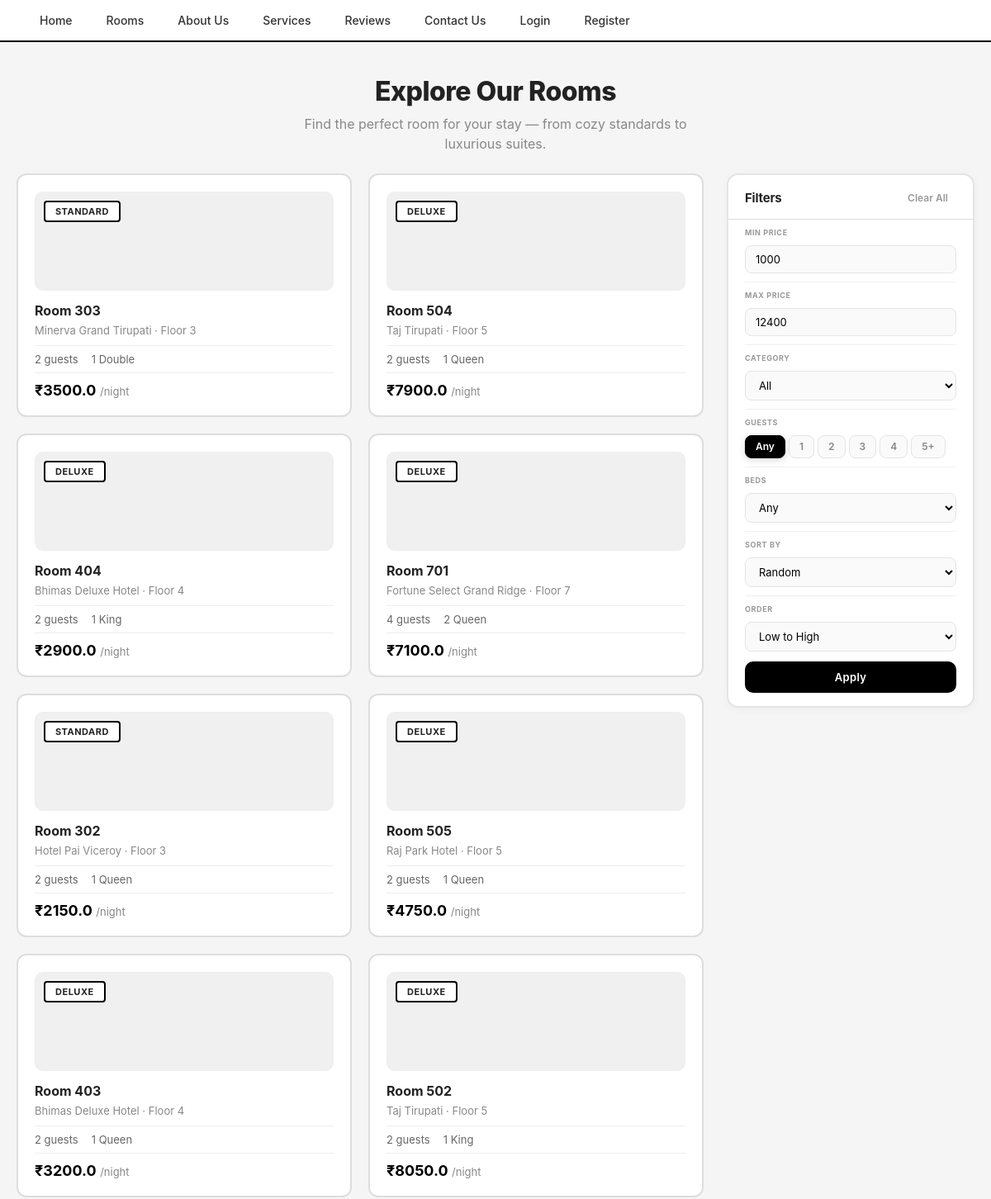
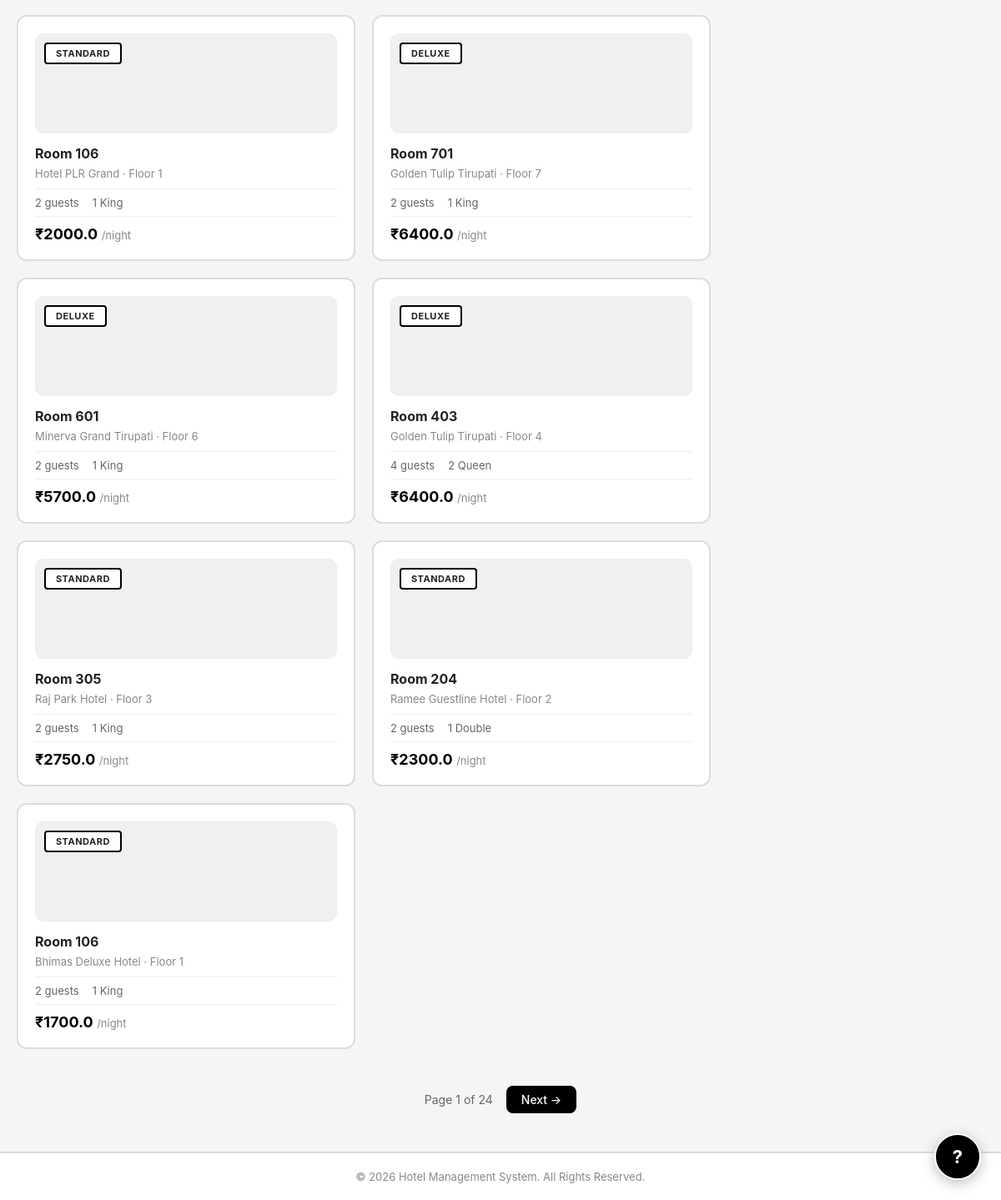
Screenshot of /rooms with the database file from the repository (2 pictures, top to bottom).
### hotel/models.py (models this page shows, shortened)
class Room(db.Model):
    room_id=db.Column(db.Integer,primary_key=True)
    room_no=db.Column(db.Integer,nullable=False,index=True)
    hotel_id=db.Column(db.Integer,db.ForeignKey("hotel.hotel_id"),nullable=False,index=True)
    category=db.Column(db.String(20),index=True,nullable=False)
    capacity=db.Column(db.Integer,nullable=False)
    beds=db.Column(db.String(20),nullable=False)
    current_price=db.Column(db.Float,nullable=False,index=True)
    floor=db.Column(db.Integer,nullable=False)
    room_status=db.Column(db.String(30),nullable=False,index=True)
    booking_records=db.relationship("Booking",backref="room")
    created_at=db.Column(db.DateTime,default=datetime.utcnow,nullable=False)
    created_by=db.Column(db.Integer,db.ForeignKey("user.user_id"),nullable=False,index=True)
    updated_at=db.Column(db.DateTime,default=datetime.utcnow,nullable=False)
    updated_by=db.Column(db.Integer,db.ForeignKey("user.user_id"),nullable=False,index=True)
    __table_args__=(db.UniqueConstraint("hotel_id","room_no",name="uq_hotel_room"),)

class Hotel(db.Model):
    hotel_id=db.Column(db.Integer,primary_key=True)
    hotel_name=db.Column(db.String(50),index=True,nullable=False)
    branch_name=db.Column(db.String(50),index=True,nullable=False)
    location=db.Column(db.String(100),index=True,nullable=False)
    number_of_floors=db.Column(db.Integer,nullable=False)
    contact_number=db.Column(db.String(20),nullable=False)
    email=db.Column(db.String(50),nullable=False)
    rooms=db.relationship("Room",backref="hotel")
    booking_records=db.relationship("Booking",backref="hotel")
    created_at=db.Column(db.DateTime,default=datetime.utcnow,nullable=False)
    created_by=db.Column(db.Integer,db.ForeignKey("user.user_id"),nullable=False,index=True)
    updated_at=db.Column(db.DateTime,default=datetime.utcnow,nullable=False)
    updated_by=db.Column(db.Integer,db.ForeignKey("user.user_id"),nullable=False,index=True)

### hotel/routes/customer_routes.py (the view)
@app.route("/rooms", methods=["GET"])
def rooms():
    query = Room.query
    min_price = request.args.get("min_price", type=float)
    max_price = request.args.get("max_price", type=float)
    category = request.args.get("category", "ALL")
    beds = request.args.get("beds", "Any")
    people = request.args.get("people", "Any")
    sort_by = request.args.get("sort_by", "random")
    direction = request.args.get("direction", "asc")
    print(f"sort_by = {sort_by}")
    print(f"direction = {direction}")
    page = request.args.get("page", 1, type=int)
    if min_price is not None:
        query = query.filter(Room.current_price >= min_price)
    if max_price is not None:
        query = query.filter(Room.current_price <= max_price)
    if category != "ALL":
        query = query.filter(Room.category == category)
    if beds != "Any":
        query = query.filter(Room.beds == beds)
    if people != "Any":
        query = query.filter(Room.capacity >= int(people))
    if sort_by == "price":
        order_field = Room.current_price
    elif sort_by == "capacity":
        order_field = Room.capacity
    else:
        order_field = func.random()
    if sort_by != "random":
        if direction == "desc":
            query = query.order_by(order_field.desc())
        else:
            query = query.order_by(order_field.asc())
    else:
        query = query.order_by(order_field)
    rooms_pagination = query.paginate(page=page, per_page=15, error_out=False)
    return render_template(
        "customer/rooms_catalog.html",
        rooms=rooms_pagination,
        min_price=min_price or 1000,
        max_price=max_price or 12400,
        selected_category=category,
        selected_beds=beds,
        selected_people=people,
        selected_sort=sort_by,
        selected_direction=direction
    )

### hotel/templates/customer/rooms_catalog.html (shortened to what this page needs)
{% extends "layouts/base_layout.html" %}
{% block content %}
<div class="rooms-page">
    <div class="page-hero">
        <h1>Explore Our Rooms</h1>
        <p>Find the perfect room for your stay &mdash; from cozy standards to luxurious suites.</p>
    </div>
    <div class="rooms-layout">
        <div class="rooms-grid">
            {% if rooms.items %}
            {% for room in rooms.items %}
            {% if current_user.role=="admin" %}
            <a href="{{url_for('room_profile',room_id=room.room_id)}}">
                {% else %}
                <a href="{{url_for('book_room',room_id=room.room_id)}}">
                    {% endif %}
                    <div class="room-card">
                        <div class="room-card-image">
                            <span class="room-card-badge">{{room.category}}</span>
                        </div>
                        <div class="room-card-body">
                            <h3 class="room-card-title">Room {{room.room_no}}</h3>
                            <p class="room-card-meta">{{room.hotel.hotel_name}} &middot; Floor {{room.floor}}</p>
                            <div class="room-card-features">
                                <span>{{room.capacity}} guests</span>
                                <span>{{room.beds}}</span>
                            </div>
                            <div class="room-card-price">
                                <span class="price-amount">&#8377;{{room.current_price}}</span>
                                <span class="price-unit">/night</span>
                            </div>
                        </div>
                    </div>
                </a>
                {% endfor %}
                {% else %}
                <div class="list-empty" style="grid-column:1/-1;">
                    <h3>No Rooms Found</h3>
                    <p>Try adjusting your filters.</p>
                </div>
                {% endif %}
        </div>
        <aside class="rooms-filters">
            <div class="rooms-filter-header">
                <h2>Filters</h2>
                <a href="{{url_for('rooms')}}">Clear All</a>
            </div>
            <form method="GET" action="{{url_for('rooms')}}">
                <div class="filter-fields">
                    <div class="form-field">
                        <label class="form-label" for="min_price">Min Price</label>
                        <input class="form-input" type="number" id="min_price" name="min_price" value="{{min_price}}" placeholder="&#8377; 0">
                    </div>
                    <div class="form-field">
                        <label class="form-label" for="max_price">Max Price</label>
                        <input class="form-input" type="number" id="max_price" name="max_price" value="{{max_price}}" placeholder="&#8377; 10000+">
                    </div>
                    <div class="form-field">
                        <label class="form-label" for="category">Category</label>
                        <select class="form-input" id="category" name="category">
                            <option value="ALL" {% if selected_category=="ALL" %}selected{% endif %}>All</option>
                        </select>
                    </div>
                    <div class="form-field">
                        <label class="form-label">Guests</label>
                        <div class="radio-group">
                            {% for value,label in [('Any','Any'),('1','1'),('2','2'),('3','3'),('4','4'),('5','5+')] %}
                            <div class="radio-field">
                                <label class="radio-label" for="ppl_{{value}}">{{label}}</label>
                            </div>
                            {% endfor %}
                        </div>
                    </div>
                    <div class="form-field">
                        <label class="form-label" for="beds">Beds</label>
                        <select class="form-input" id="beds" name="beds">
                            <option value="Any" {% if selected_beds=="Any" %}selected{% endif %}>Any</option>
                        </select>
                    </div>
                    <div class="form-field">
                        <label class="form-label" for="sort_by">Sort By</label>
                        <select class="form-input" id="sort_by" name="sort_by">
                            <option value="random" {% if selected_sort=="random" %}selected{% endif %}>Random</option>
                        </select>
                    </div>
                    <div class="form-field">
                        <label class="form-label" for="direction">Order</label>
                        <select class="form-input" id="direction" name="direction">
                            <option value="asc" {% if selected_direction=="asc" %}selected{% endif %}>Low to High</option>
                        </select>
                    </div>
                </div>
                <div class="form-actions">
                    <input class="primary-button" type="submit" value="Apply">
                </div>
            </form>
        </aside>
    </div>
    {% if rooms.pages>1 %}
    <div class="pagination">
        <span>Page {{rooms.page}} of {{rooms.pages}}</span>
        {% if rooms.has_next %}
        <a href="{{url_for('rooms',page=rooms.next_num,min_price=min_price,max_price=max_price,category=selected_category,beds=selected_beds,people=selected_people,sort_by=selected_sort,direction=selected_direction)}}">Next &#8594;</a>
        {% endif %}
    </div>
    {% endif %}
</div>
{% endblock %}

### hotel/templates/layouts/base_layout.html (shortened to what this page needs)
<!DOCTYPE html>
<html lang="en">
<head>
    <link rel="stylesheet" href="{{url_for('static',filename='css/style.css')}}">
</head>
<body class="{% block body_class %}{% endblock %}">
    <header>
        <nav>
            <ul>
                <li><a href="{{url_for('home')}}">Home</a></li>
                <li><a href="{{url_for('rooms')}}">Rooms</a></li>
                <li><a href="{{url_for('about')}}">About Us</a></li>
                <li><a href="{{url_for('services')}}">Services</a></li>
                <li><a href="{{url_for('review')}}">Reviews</a></li>
                <li><a href="{{url_for('home')}}#contact">Contact Us</a></li>
                {% if current_user.is_authenticated %}
                <li>
                    <a href="#">Account</a>
                    <ul>
                        <li><a href="{{url_for('book')}}">Book Hotel</a></li>
                        <li><a href="{{url_for('booking_history')}}">Booking History</a></li>
                        <li><a href="{{url_for('profile')}}">Profile</a></li>
                        <li><a href="{{url_for('my_complaints')}}">My Complaints</a></li>
                    </ul>
                </li>
                {% if current_user.role=="admin" %}
                <li><a href="{{url_for('admin_dashboard')}}">Admin Panel</a></li>
                {% endif %}
                <li><a href="{{url_for('logout')}}">Logout</a></li>
                {% else %}
                <li><a href="{{url_for('login')}}">Login</a></li>
                <li><a href="{{url_for('register')}}">Register</a></li>
                {% endif %}
            </ul>
        </nav>
    </header>
    <main>
        {% block content %}
        {% endblock %}
    </main>
    <footer>
        <p>&copy; 2026 Hotel Management System. All Rights Reserved.</p>
    </footer>
    <a href="{{url_for('home')}}#contact" class="support-float-button" title="Contact Support">?</a>
</body>
</html>

### rows the page displays
Room: category "STANDARD", room_no "303", hotel.hotel_name "Minerva Grand Tirupati", floor "3", capacity "2", beds "1 Double", current_price "3500.0"
Room: category "DELUXE", room_no "504", hotel.hotel_name "Taj Tirupati", floor "5", capacity "2", beds "1 Queen", current_price "7900.0"
Room: category "DELUXE", room_no "404", hotel.hotel_name "Bhimas Deluxe Hotel", floor "4", capacity "2", beds "1 King", current_price "2900.0"
Room: category "DELUXE", room_no "701", hotel.hotel_name "Fortune Select Grand Ridge", floor "7", capacity "4", beds "2 Queen", current_price "7100.0"
Room: category "STANDARD", room_no "302", hotel.hotel_name "Hotel Pai Viceroy", floor "3", capacity "2", beds "1 Queen", current_price "2150.0"
Room: category "DELUXE", room_no "505", hotel.hotel_name "Raj Park Hotel", floor "5", capacity "2", beds "1 Queen", current_price "4750.0"
Room: category "DELUXE", room_no "403", hotel.hotel_name "Bhimas Deluxe Hotel", floor "4", capacity "2", beds "1 Queen", current_price "3200.0"
Room: category "DELUXE", room_no "502", hotel.hotel_name "Taj Tirupati", floor "5", capacity "2", beds "1 King", current_price "8050.0"
Room: category "STANDARD", room_no "106", hotel.hotel_name "Hotel PLR Grand", floor "1", capacity "2", beds "1 King", current_price "2000.0"
Room: category "DELUXE", room_no "701", hotel.hotel_name "Golden Tulip Tirupati", floor "7", capacity "2", beds "1 King", current_price "6400.0"
Room: category "DELUXE", room_no "601", hotel.hotel_name "Minerva Grand Tirupati", floor "6", capacity "2", beds "1 King", current_price "5700.0"
Room: category "DELUXE", room_no "403", hotel.hotel_name "Golden Tulip Tirupati", floor "4", capacity "4", beds "2 Queen", current_price "6400.0"
Room: category "STANDARD", room_no "305", hotel.hotel_name "Raj Park Hotel", floor "3", capacity "2", beds "1 King", current_price "2750.0"
Room: category "STANDARD", room_no "204", hotel.hotel_name "Ramee Guestline Hotel", floor "2", capacity "2", beds "1 Double", current_price "2300.0"
Room: category "STANDARD", room_no "106", hotel.hotel_name "Bhimas Deluxe Hotel", floor "1", capacity "2", beds "1 King", current_price "1700.0"

### other values shown
{{ label }} "Any" "1" "2" "3" "4" "5+"
{{ rooms.page }} "1"
{{ rooms.pages }} "24"
